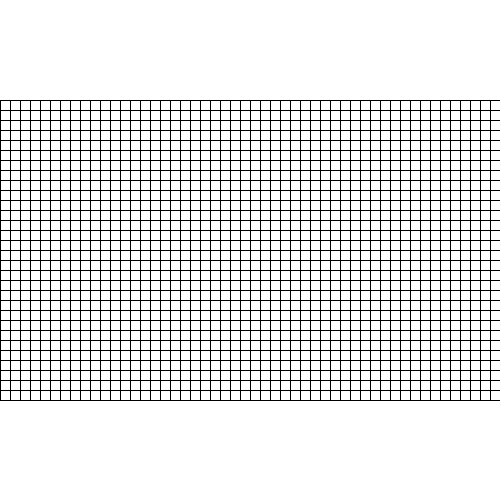
Frame 1 (no input)
Frame 2 (the mouse pressed at the canvas centre, redrawn once): identical to frame 1, image omitted

The Processing sketch that drew this single still picture (run headless with seeded random() and noise(); the mouse was pressed at the canvas centre and the sketch redrawn once):

// Processing sketch: for_loop_2
// ── for_loop_2.pde
int x = 0;
int step = 45;

void setup() {
  size(500, 500);
  noLoop();
}


void draw() {
  background(255);
  for (int i = 0; i < 500; i+=10) {
    line(i, 100, i, 400);
  }
  for (int i = 100; i <= 400; i+=10) {
    line(0, i, 500, i);
  }
/*
  while ( x < 500) {
   line(x, 100, x, 400);
   // x = x + step;
   x += step;
   }
   */
}
